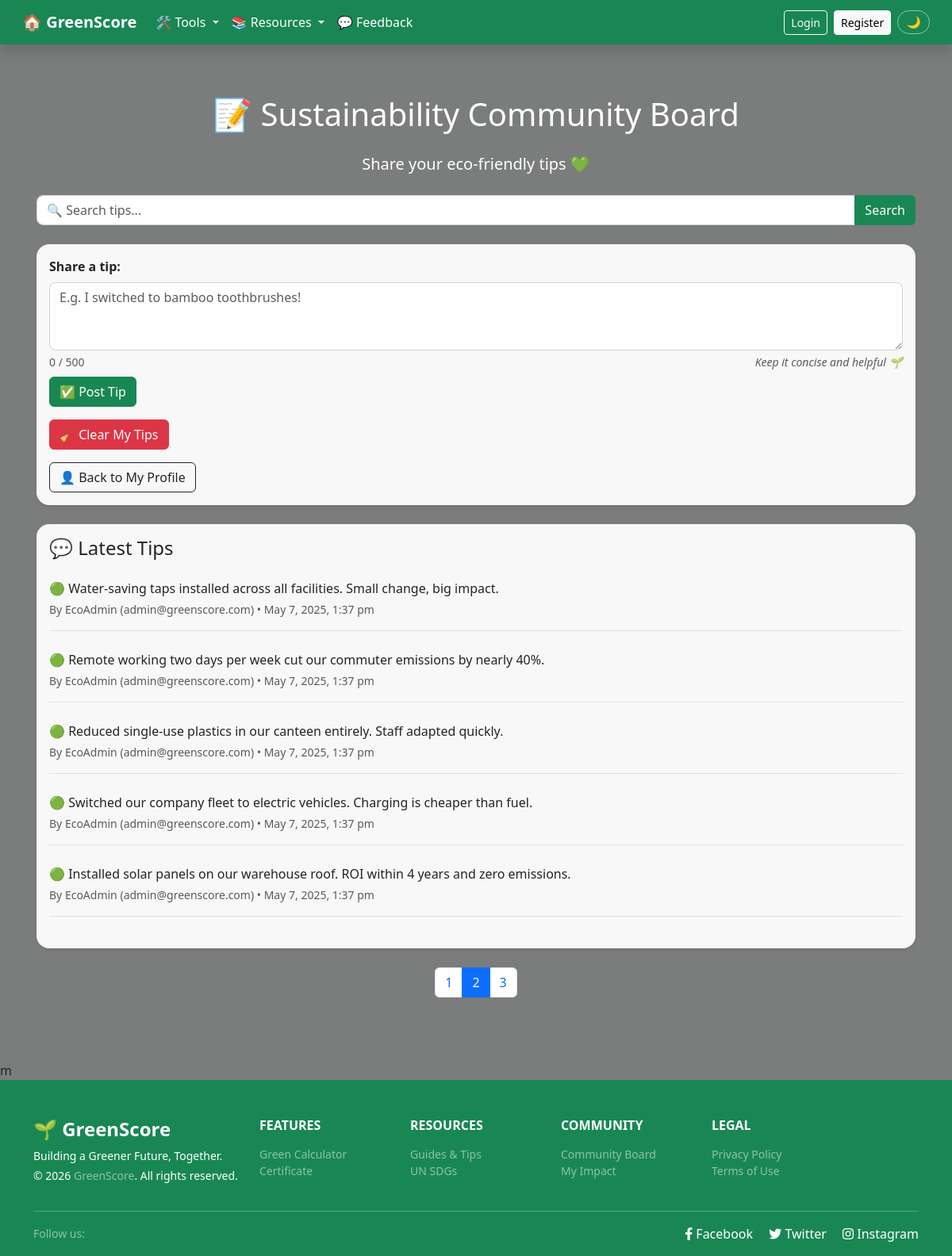
/pages/community/community.php?page=2, run on the app's committed database.
### tables this page shows
CREATE TABLE `community_tips` (
  `id` int(10) UNSIGNED NOT NULL,
  `user_id` int(10) UNSIGNED NOT NULL,
  `message` text NOT NULL,
  `created_at` datetime DEFAULT current_timestamp()
);

CREATE TABLE `new_users` (
  `id` int(10) UNSIGNED NOT NULL,
  `username` varchar(50) NOT NULL,
  `email` varchar(100) NOT NULL,
  `password` varchar(255) NOT NULL,
  `role` enum('admin','user') DEFAULT 'user',
  `created_at` timestamp NOT NULL DEFAULT current_timestamp(),
  `status` enum('active','inactive','deactivated') NOT NULL DEFAULT 'active',
  `company_name` varchar(100) DEFAULT NULL,
  `contact_person` varchar(100) DEFAULT NULL,
  `phone_number` varchar(20) DEFAULT NULL
);

### pages/community/community.php (the view, shortened to what this page needs)
<?php
require_once ROOT_PATH . '/includes/connect_db.php';
include ROOT_PATH . '/includes/nav.php';
$limit  = 5;
$page   = isset($_GET['page']) ? max((int) $_GET['page'], 1) : 1;
$offset = ($page - 1) * $limit;
$search = trim($_GET['search'] ?? '');
if ($search !== '') {
    $like = '%' . $search . '%';
    $count_stmt = mysqli_prepare($link,
        "SELECT COUNT(*) AS total FROM community_tips WHERE message LIKE ?"
    );
    mysqli_stmt_bind_param($count_stmt, 's', $like);
    mysqli_stmt_execute($count_stmt);
    $total = (int) mysqli_fetch_assoc(mysqli_stmt_get_result($count_stmt))['total'];
    mysqli_stmt_close($count_stmt);
    $stmt = mysqli_prepare($link,
        "SELECT ct.id, ct.user_id, ct.message, ct.created_at, u.username, u.email
         FROM community_tips ct
         JOIN new_users u ON ct.user_id = u.id
         WHERE ct.message LIKE ?
         ORDER BY ct.created_at DESC
         LIMIT ? OFFSET ?"
    );
    mysqli_stmt_bind_param($stmt, 'sii', $like, $limit, $offset);
} else {
    $count_result = mysqli_query($link, "SELECT COUNT(*) AS total FROM community_tips");
    $total        = (int) mysqli_fetch_assoc($count_result)['total'];
    $stmt = mysqli_prepare($link,
        "SELECT ct.id, ct.user_id, ct.message, ct.created_at, u.username, u.email
         FROM community_tips ct
         JOIN new_users u ON ct.user_id = u.id
         ORDER BY ct.created_at DESC
         LIMIT ? OFFSET ?"
    );
    mysqli_stmt_bind_param($stmt, 'ii', $limit, $offset);
}
$total_pages = (int) ceil($total / $limit);
mysqli_stmt_execute($stmt);
$results = mysqli_stmt_get_result($stmt);
?>
<!DOCTYPE html>
<html lang="en">
<head>
    <?php include ROOT_PATH . '/includes/head.php'; ?>
</head>
<body class="bg-page overlay-50"
      style="background-image: url('<?= $b ?>/assets/images/forest-hero.jpg');">
<div class="page-wrapper">
    <div class="container content-wrapper">
        <h1 class="text-white text-center mb-4">📝 Sustainability Community Board</h1>
        <p class="lead text-center text-white mb-4">Share your eco-friendly tips 💚</p>
        <form method="GET" class="mb-4" role="search" aria-label="Search community tips">
            <div class="input-group">
                <input type="text" name="search" class="form-control"
                       placeholder="🔍 Search tips..."
                       value="<?= htmlspecialchars($search) ?>"
                       aria-label="Search tips"
                       maxlength="100">
                <button class="btn btn-success" type="submit" aria-label="Submit search">Search</button>
            </div>
        </form>
        <div class="card card-bg shadow-sm mb-4">
            <div class="card-body">
                <form action="<?= $b ?>/pages/community/post_tip.php" method="POST"
                      aria-label="Post a new sustainability tip">
                    <label for="tipMessage" class="form-label fw-semibold">Share a tip:</label>
                    <textarea name="message" id="tipMessage" rows="3" class="form-control"
                              placeholder="E.g. I switched to bamboo toothbrushes!"
                              maxlength="500" required
                              aria-label="Your sustainability tip"
                              aria-describedby="tipCounter"></textarea>
                    <div class="d-flex justify-content-between align-items-center mt-1 mb-2">
                        <small id="tipCounter" class="text-muted" aria-live="polite">0 / 500</small>
                        <small class="text-muted fst-italic">Keep it concise and helpful 🌱</small>
                    </div>
                    <button type="submit" class="btn btn-success" aria-label="Post tip">✅ Post Tip</button>
                </form>
                <div class="mt-3">
                    <form method="POST" action="<?= $b ?>/pages/community/clear_tips.php"
                          onsubmit="return confirm('⚠️ Clear all your tips? This cannot be undone.')">
                        <button type="submit" class="btn btn-danger">🧹 Clear My Tips</button>
                    </form>
                </div>
                <div class="mt-3">
                    <a href="<?= $b ?>/pages/user/user_account.php" class="btn btn-outline-dark">
                        👤 Back to My Profile
                    </a>
                </div>
            </div>
        </div>
        <div class="card card-bg shadow-sm mb-4">
            <div class="card-body">
                <h4 class="mb-4">💬 Latest Tips</h4>
                <?php if (mysqli_num_rows($results) > 0): ?>
                    <?php while ($row = mysqli_fetch_assoc($results)): ?>
                        <div class="mb-4 border-bottom pb-3" id="tip-<?= (int) $row['id'] ?>">
                            <p class="mb-1">🟢 <?= htmlspecialchars($row['message']) ?></p>
                            <small class="text-muted">
                                By <?= htmlspecialchars($row['username']) ?>
                                (<?= htmlspecialchars($row['email']) ?>)
                                • <?= date('F j, Y, g:i a', strtotime($row['created_at'])) ?>
                            </small>
                        </div>
                    <?php endwhile; ?>
                <?php else: ?>
                    <p class="text-muted text-center py-3">No tips shared yet. Be the first! 🌱</p>
                <?php endif; ?>
            </div>
        </div>
        <?php if ($total_pages > 1): ?>
            <nav class="mt-4" aria-label="Community tips pagination">
                <ul class="pagination justify-content-center">
                    <?php for ($p = 1; $p <= $total_pages; $p++):
                        $params = ['page' => $p];
                    ?>
                        <li class="page-item <?= ($p === $page) ? 'active' : '' ?>">
                            <a class="page-link"
                               href="?<?= http_build_query($params) ?>"
                               aria-label="Page <?= $p ?>"><?= $p ?></a>
                        </li>
                    <?php endfor; ?>
                </ul>
            </nav>
        <?php endif; ?>
    </div>m
    <?php include ROOT_PATH . '/includes/footer.php'; ?>
</div>
</body>
</html>

### style.css (style rules this page uses)
:root { --green-primary: #198754; --green-light: #d4edda; --green-dark: #14532d; --gray-light: #f8f9fa; --text-dark: #212529; --white: #ffffff; --card-bg: rgba(255, 255, 255, 0.95); --card-radius: 1rem; --transition: 0.2s ease; }
*, *::before, *::after { box-sizing: border-box; }
html, body { height: 100%; margin: 0; padding: 0; }
body { font-family: 'Segoe UI', Tahoma, Geneva, Verdana, sans-serif; background-color: var(--gray-light); color: var(--text-dark); display: flex; flex-direction: column; }
body.bg-page { background-size: cover; background-position: center; background-repeat: no-repeat; background-attachment: fixed; position: relative; }
body.overlay-50::before, body.overlay-60::before { content: ''; position: fixed; inset: 0; z-index: 0; pointer-events: none; }
body.overlay-50::before { background: rgba(0, 0, 0, 0.5); }
.page-wrapper { position: relative; z-index: 1; display: flex; flex-direction: column; min-height: 100vh; }
.content-wrapper { flex: 1; padding: 4rem 1rem; position: relative; z-index: 1; }
.card-bg { background: var(--card-bg); border-radius: var(--card-radius); box-shadow: 0 4px 16px rgba(0, 0, 0, 0.12); }
.card { border-radius: var(--card-radius); border: none; box-shadow: 0 4px 12px rgba(0, 0, 0, 0.1); }
.btn-success { background-color: var(--green-primary); border-color: var(--green-primary); transition: background var(--transition), border-color var(--transition), transform var(--transition); }
.form-control, .form-select { border-radius: 0.5rem; border: 1px solid #ced4da; transition: border-color var(--transition), box-shadow var(--transition); }

### data on the page
community_tips: message "Water-saving taps installed across all facilities. Small change, big impact.", user.username "EcoAdmin", user.email "admin@greenscore.com", created_at "May 7, 2025, 1:37 pm"
community_tips: message "Remote working two days per week cut our commuter emissions by nearly 40%.", user.username "EcoAdmin", user.email "admin@greenscore.com", created_at "May 7, 2025, 1:37 pm"
community_tips: message "Reduced single-use plastics in our canteen entirely. Staff adapted quickly.", user.username "EcoAdmin", user.email "admin@greenscore.com", created_at "May 7, 2025, 1:37 pm"
community_tips: message "Switched our company fleet to electric vehicles. Charging is cheaper than fuel.", user.username "EcoAdmin", user.email "admin@greenscore.com", created_at "May 7, 2025, 1:37 pm"
community_tips: message "Installed solar panels on our warehouse roof. ROI within 4 years and zero emissions.", user.username "EcoAdmin", user.email "admin@greenscore.com", created_at "May 7, 2025, 1:37 pm"
